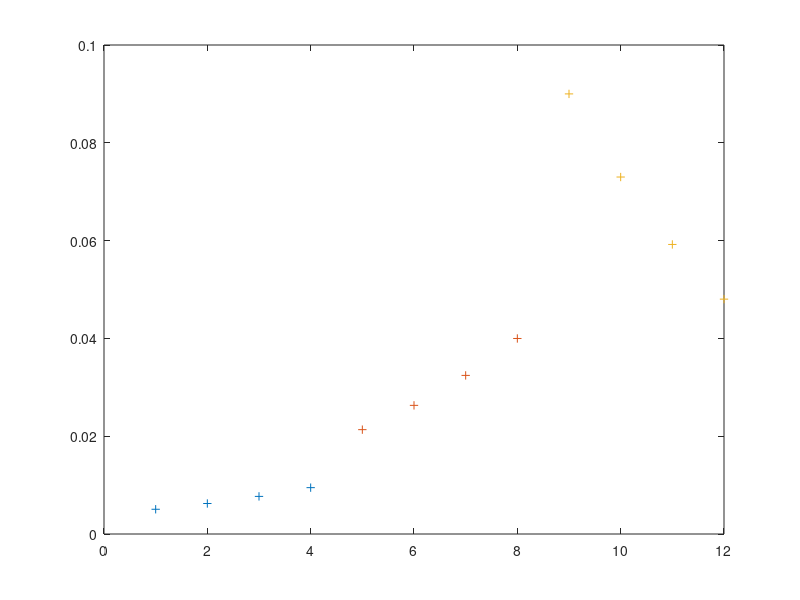

Write MATLAB code to recreate this figure. (Note: this script raises an error after producing the figure.)
clear all
%Model Parameters
phi_p = 0.1;
phi_g=0.3;
gamma=0.97% rate of change of primacy gradient across groups
sigma_gp=0.02% 
rho=0.3;

% Experiment Setting

listlength=12;
j=1:listlength; % position of each item in the list
p=linspace(0,1,listlength);% information about within group position
groups=3;
g=linspace(0,1,groups); % information about group position
k=1:listlength/groups; % position of item within a group
item_cue=p(9);
group_cue=g;

% control elelements to lists (A1-3)
% control elelements to groups (A4-6)
% selecting control element to 1 (A7)

% set group context (g) - vector of pattern of scaled activations 1/sqr(numbergroups)
% group strengths

group_strength=phi_g.^abs(g-groups);
% group cues associated with current group context by updating
% to cue an item retrieve group context+position of item
%  % Associating items with group conetxt at encoding
%  % define strength of learning - primacy gradient in each group
 %eta_gv=gamma.^(k-1)+(rand*sigma_gp); %(A10)
%  % associate an item with it's group context
 %W_GV= eta_gv*(g*v)'  %(A9)
 
 % extent to which item is activated by group context
 %P_CG=1 %if group context is carried over from encoding
 % upsilon_GV=P_CG*sum(eta_gv*phi_g)
 % k indexes groups with which item been associated
 % i indexes context of group placed across all group context units -what's
 % this

 % within list position
item_strength= phi_p.^abs(p-item_cue)
  % associated item to within-group context
% W_PV=eta_g*(p*v)'; (A13)
% then scaled by noisy primacy gradient (A14) - 

% define v (A15)
% select item (A16) - competion between items

%% TASK
group_strength=phi_g.^abs(g-groups); % group strength relative to group n
item_strength= phi_p.^abs(p-item_cue) % item strength relative to first item in last group
% need to weightt each item relative to group strength 
% must be better way to do this?
group_1=item_strength(1:4)*group_strength(1)
group_2=item_strength(5:8)*group_strength(2)
group_3=item_strength(9:12)*group_strength(3)

% create a vector that tells you the group strength of each item
item_group_strength=[group_1,group_2,group_3]

plot(1:4,group_1,'+',5:8,group_2,'+',9:12,group_3,'+')

%% Simon's Version
% make group markers

groupSize = [];

gContext = [];
pContext = [];

for gz=1:length(groupSize)
    gContext = [gContext repmat(gz,1,groupSize(gz))];
    pContext = [pContext linspace(0,1,groupSize(gz))];
end

v_GV = phi_g.^abs(gContext(10)-gContext);
v_PV = phi_p.^abs(pContext(10)-pContext);

v = rho*v_GV + (1-rho)*v_PV;

plot(v);


% multiply items by eta_gv to get primacy gradient?
% group_1=(item_strength(1:4)*group_strength(1)).*eta_gv
% group_2=(item_strength(5:8)*group_strength(2)).*eta_gv
% group_3=(item_strength(9:12)*group_strength(3)).*eta_gv


% item=1:listlength;
% plot(item,item_strength)
% xlabel('Item Strength')
% ylabel('P(recall)')




